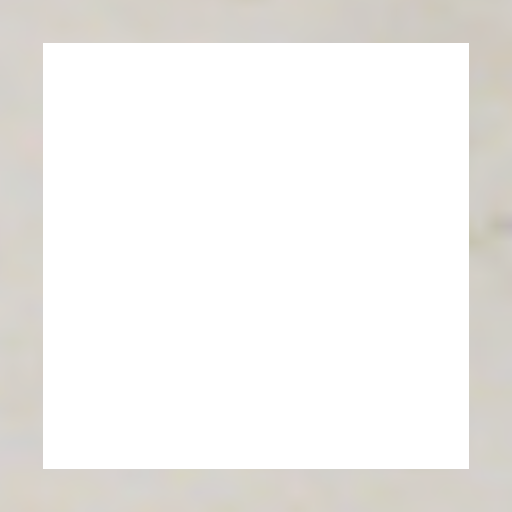
#> input picture logs/test_draw_vis.png, 512 x 512 px
$ python make_lineart.py ../logs/test_draw_vis.png 1.0
#> lines starting #> are read from the running program, lines starting #| are printed output that depends on the picture; after the words box and inside, x2 and y2 are one past the last pixel; in counts of white or black regions, pixels touching at a corner belong together
import sys
from pathlib import Path
import cv2, numpy as np

if len(sys.argv) < 2:
    sys.exit("usage: python scripts/make_lineart.py <image> [C]  (C: 7 default; raise to 10-14 for fewer lines)")
src = Path(sys.argv[1])
C = float(sys.argv[2]) if len(sys.argv) > 2 else 7
img = cv2.imread(str(src))
#> img is the input picture: shape (512, 512, 3); mean B, G, R 238, 240.3, 241.6
if img is None:
    sys.exit("cannot read image")
s = 480 / max(img.shape[:2])
#> s = 0.938
img = cv2.resize(img, None, fx=s, fy=s,
                 interpolation=cv2.INTER_AREA if s < 1 else cv2.INTER_CUBIC)
#> img: shape (480, 480, 3)
g = cv2.bilateralFilter(cv2.cvtColor(img, cv2.COLOR_BGR2GRAY), 9, 50, 50)
ink = 255 - cv2.adaptiveThreshold(g, 255, cv2.ADAPTIVE_THRESH_GAUSSIAN_C,
                                  cv2.THRESH_BINARY, 11, C)
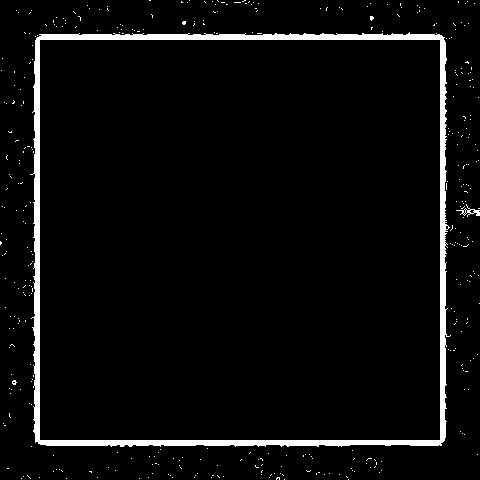
#> ink: shape (480, 480); 4.4% white; 384 white regions (382 under 20 px), largest, box (x1, y1, x2, y2) and area: (30, 32, 451, 447) 9353, (456, 204, 480, 217) 85
n, lab, st, _ = cv2.connectedComponentsWithStats(ink, connectivity=8)
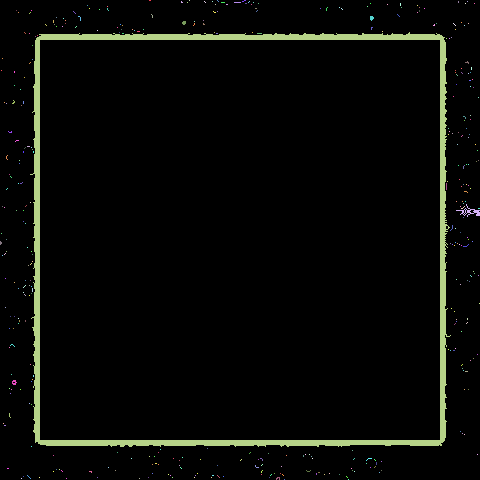
#> lab: shape (480, 480) int32; 385 distinct labels, from 0 to 384; one colour per label, 0 black
#> n = 385; st = 385 rows, first 6: [0, 0, 480, 480, 220312], [149, 0, 2, 1, 2], [181, 1, 2, 2, 3], [189, 0, 1, 1, 1], [204, 1, 2, 2, 2], [212, 1, 1, 1, 1]
keep = np.zeros_like(ink)
for i in range(1, n):
    if st[i, cv2.CC_STAT_AREA] >= 40:
        keep[lab == i] = 255
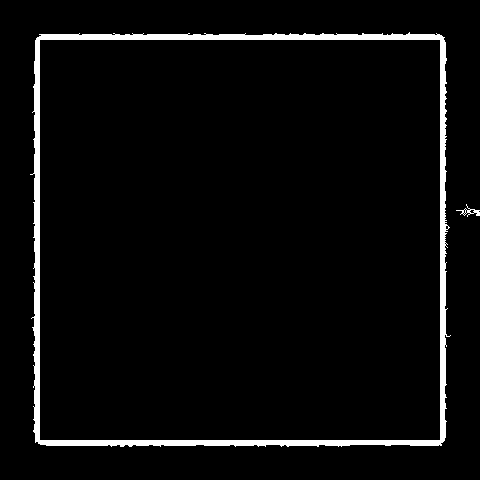
#> keep: shape (480, 480); 4.1% white; 2 white regions, box (x1, y1, x2, y2) and area: (30, 32, 451, 447) 9353, (456, 204, 480, 217) 85
out = Path("data/uploads") / (src.stem.replace(" ", "_") + "_lineart.png")
out.parent.mkdir(parents=True, exist_ok=True)
cv2.imwrite(str(out), 255 - keep)
print("saved", out)

$ run again, on logs/test_painttag_cam.png
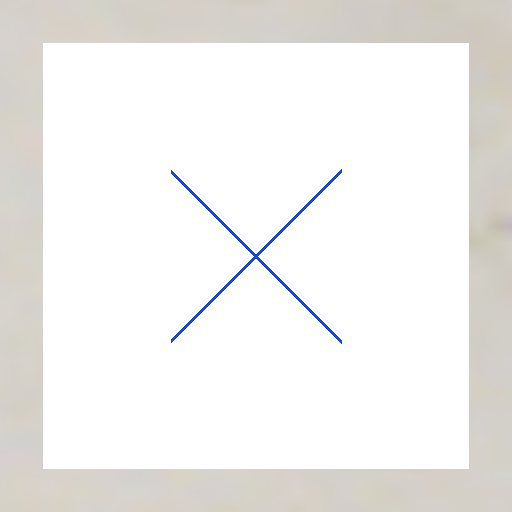
#> input picture logs/test_painttag_cam.png, 512 x 512 px
#> img is the input picture: shape (512, 512, 3); mean B, G, R 237.8, 239.3, 240.4
#> img: shape (480, 480, 3)
#> ink: shape (480, 480); 4.9% white; 385 white regions (382 under 20 px), largest, box (x1, y1, x2, y2) and area: (30, 32, 451, 447) 9353, (160, 159, 321, 322) 1277, (456, 204, 480, 217) 85
#> `n, lab, st, _ = cv2.connectedComponentsWithStats(ink, connectivity=8)`:
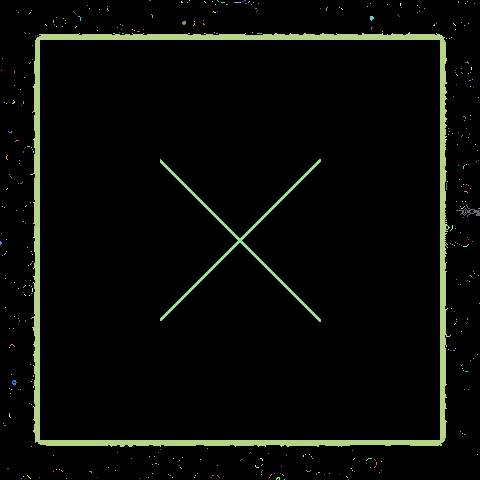
#> lab: shape (480, 480) int32; 386 distinct labels, from 0 to 385; one colour per label, 0 black
#> n = 386; st = 386 rows, first 6: [0, 0, 480, 480, 219035], [149, 0, 2, 1, 2], [181, 1, 2, 2, 3], [189, 0, 1, 1, 1], [204, 1, 2, 2, 2], [212, 1, 1, 1, 1]
#> after the loop `for i in range(1, n):`:
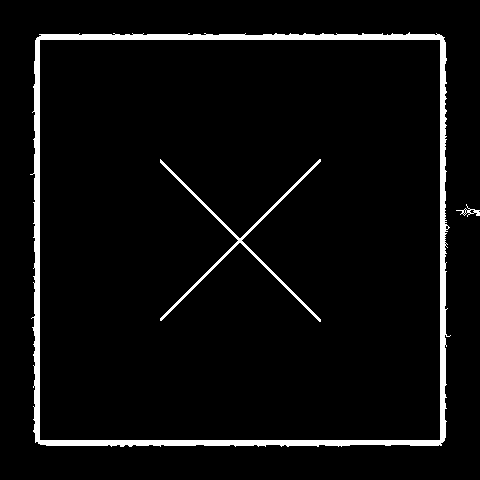
#> keep: shape (480, 480); 4.7% white; 3 white regions, box (x1, y1, x2, y2) and area: (30, 32, 451, 447) 9353, (160, 159, 321, 322) 1277, (456, 204, 480, 217) 85
